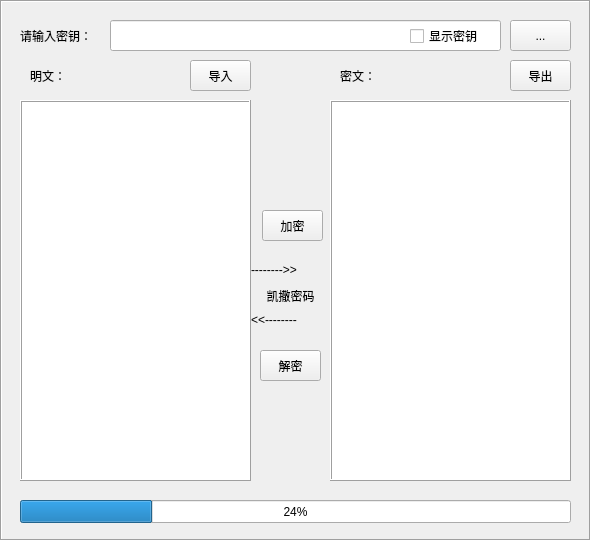
                    <widget class="QFrame" name="cipher_with_key_frame">
                        <property name="geometry">
                            <rect>
                                <x>170</x>
                                <y>10</y>
                                <width>591</width>
                                <height>541</height>
                            </rect>
                        </property>
                        <property name="frameShape">
                            <enum>QFrame::Box</enum>
                        </property>
                        <property name="frameShadow">
                            <enum>QFrame::Sunken</enum>
                        </property>
                        <widget class="QLabel" name="input_label">
                            <property name="geometry">
                                <rect>
                                    <x>20</x>
                                    <y>20</y>
                                    <width>91</width>
                                    <height>31</height>
                                </rect>
                            </property>
                            <property name="font">
                                <font>
                                    <family>Consolas</family>
                                </font>
                            </property>
                            <property name="text">
                                <string>请输入密钥：</string>
                            </property>
                            <property name="textFormat">
                                <enum>Qt::AutoText</enum>
                            </property>
                            <property name="wordWrap">
                                <bool>false</bool>
                            </property>
                        </widget>
                        <widget class="QLineEdit" name="input_key">
                            <property name="geometry">
                                <rect>
                                    <x>110</x>
                                    <y>20</y>
                                    <width>391</width>
                                    <height>31</height>
                                </rect>
                            </property>
                            <property name="inputMethodHints">
                                <set>Qt::ImhHiddenText</set>
                            </property>
                            <property name="clearButtonEnabled">
                                <bool>false</bool>
                            </property>
                        </widget>
                        <widget class="QToolButton" name="ie_key_tool_button">
                            <property name="geometry">
                                <rect>
                                    <x>510</x>
                                    <y>20</y>
                                    <width>61</width>
                                    <height>31</height>
                                </rect>
                            </property>
                            <property name="text">
                                <string>...</string>
                            </property>
                        </widget>
                        <widget class="QProgressBar" name="progress_bar">
                            <property name="geometry">
                                <rect>
                                    <x>20</x>
                                    <y>500</y>
                                    <width>551</width>
                                    <height>23</height>
                                </rect>
                            </property>
                            <property name="value">
                                <number>24</number>
                            </property>
                        </widget>
                        <widget class="QPlainTextEdit" name="cipher_text_edit">
                            <property name="geometry">
                                <rect>
                                    <x>330</x>
                                    <y>100</y>
                                    <width>241</width>
                                    <height>381</height>
                                </rect>
                            </property>
                            <property name="frameShape">
                                <enum>QFrame::Box</enum>
                            </property>
                            <property name="frameShadow">
                                <enum>QFrame::Raised</enum>
                            </property>
                        </widget>
                        <widget class="QPlainTextEdit" name="plain_text_edit">
                            <property name="geometry">
                                <rect>
                                    <x>20</x>
                                    <y>100</y>
                                    <width>231</width>
                                    <height>381</height>
                                </rect>
                            </property>
                            <property name="frameShape">
                                <enum>QFrame::Box</enum>
                            </property>
                            <property name="frameShadow">
                                <enum>QFrame::Raised</enum>
                            </property>
                            <property name="horizontalScrollBarPolicy">
                                <enum>Qt::ScrollBarAlwaysOff</enum>
                            </property>
                            <property name="sizeAdjustPolicy">
                                <enum>QAbstractScrollArea::AdjustToContents</enum>
                            </property>
                            <property name="lineWrapMode">
                                <enum>QPlainTextEdit::WidgetWidth</enum>
                            </property>
                        </widget>
                        <widget class="QLabel" name="plaintext_label">
                            <property name="geometry">
                                <rect>
                                    <x>30</x>
                                    <y>60</y>
                                    <width>51</width>
                                    <height>31</height>
                                </rect>
                            </property>
                            <property name="text">
                                <string>明文：</string>
                            </property>
                        </widget>
                        <widget class="QPushButton" name="import_plaintext_button">
                            <property name="geometry">
                                <rect>
                                    <x>190</x>
                                    <y>60</y>
                                    <width>61</width>
                                    <height>31</height>
                                </rect>
                            </property>
                            <property name="text">
                                <string>导入</string>
                            </property>
                        </widget>
                        <widget class="QPushButton" name="export_ciphertext_button">
                            <property name="geometry">
                                <rect>
                                    <x>510</x>
                                    <y>60</y>
                                    <width>61</width>
                                    <height>31</height>
                                </rect>
                            </property>
                            <property name="text">
                                <string>导出</string>
                            </property>
                        </widget>
                        <widget class="QLabel" name="ciphertext_label">
                            <property name="geometry">
                                <rect>
                                    <x>340</x>
                                    <y>60</y>
                                    <width>51</width>
                                    <height>31</height>
                                </rect>
                            </property>
                            <property name="frameShape">
                                <enum>QFrame::NoFrame</enum>
                            </property>
                            <property name="frameShadow">
                                <enum>QFrame::Plain</enum>
                            </property>
                            <property name="text">
                                <string>密文：</string>
                            </property>
                        </widget>
                        <widget class="QPushButton" name="encrypt_button">
                            <property name="geometry">
                                <rect>
                                    <x>262</x>
                                    <y>210</y>
                                    <width>61</width>
                                    <height>31</height>
                                </rect>
                            </property>
                            <property name="text">
                                <string>加密</string>
                            </property>
                        </widget>
                        <widget class="QPushButton" name="decrypt_button">
                            <property name="geometry">
                                <rect>
                                    <x>260</x>
                                    <y>350</y>
                                    <width>61</width>
                                    <height>31</height>
                                </rect>
                            </property>
                            <property name="text">
                                <string>解密</string>
                            </property>
                        </widget>
                        <widget class="QLabel" name="arrow_right">
                            <property name="geometry">
                                <rect>
                                    <x>251</x>
                                    <y>260</y>
                                    <width>81</width>
                                    <height>20</height>
                                </rect>
                            </property>
                            <property name="text">
                                <string>--------&gt;&gt;</string>
                            </property>
                        </widget>
                        <widget class="QLabel" name="arrow_left">
                            <property name="geometry">
                                <rect>
                                    <x>251</x>
                                    <y>310</y>
                                    <width>81</width>
                                    <height>20</height>
                                </rect>
                            </property>
                            <property name="text">
                                <string>&lt;&lt;--------</string>
                            </property>
                        </widget>
                        <widget class="QCheckBox" name="check_key">
                            <property name="geometry">
                                <rect>
                                    <x>410</x>
                                    <y>26</y>
                                    <width>91</width>
                                    <height>20</height>
                                </rect>
                            </property>
                            <property name="text">
                                <string>显示密钥</string>
                            </property>
                        </widget>
                        <widget class="QLabel" name="label">
                            <property name="geometry">
                                <rect>
                                    <x>250</x>
                                    <y>285</y>
                                    <width>81</width>
                                    <height>21</height>
                                </rect>
                            </property>
                            <property name="text">
                                <string>凯撒密码</string>
                            </property>
                            <property name="alignment">
                                <set>Qt::AlignCenter</set>
                            </property>
                        </widget>
                    </widget>
